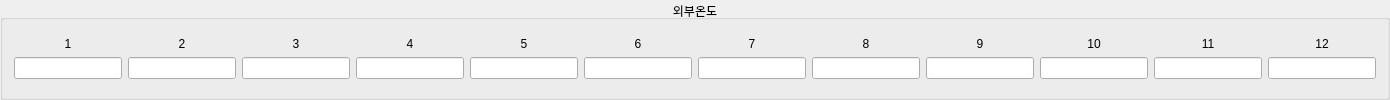
         <widget class="QGroupBox" name="groupBox_3">
          <property name="title">
           <string>외부온도</string>
          </property>
          <property name="alignment">
           <set>Qt::AlignCenter</set>
          </property>
          <property name="flat">
           <bool>true</bool>
          </property>
          <layout class="QGridLayout" name="gridLayout_17">
           <item row="0" column="0">
            <layout class="QGridLayout" name="gridLayout_16">
             <item row="0" column="4">
              <widget class="QLabel" name="La_Temp5">
               <property name="text">
                <string>5</string>
               </property>
               <property name="alignment">
                <set>Qt::AlignCenter</set>
               </property>
              </widget>
             </item>
             <item row="0" column="3">
              <widget class="QLabel" name="La_Temp4">
               <property name="text">
                <string>4</string>
               </property>
               <property name="alignment">
                <set>Qt::AlignCenter</set>
               </property>
              </widget>
             </item>
             <item row="0" column="2">
              <widget class="QLabel" name="La_Temp3">
               <property name="text">
                <string>3</string>
               </property>
               <property name="alignment">
                <set>Qt::AlignCenter</set>
               </property>
              </widget>
             </item>
             <item row="0" column="0">
              <widget class="QLabel" name="La_Temp1">
               <property name="sizePolicy">
                <sizepolicy hsizetype="Preferred" vsizetype="Maximum">
                 <horstretch>0</horstretch>
                 <verstretch>0</verstretch>
                </sizepolicy>
               </property>
               <property name="text">
                <string>1</string>
               </property>
               <property name="alignment">
                <set>Qt::AlignCenter</set>
               </property>
              </widget>
             </item>
             <item row="0" column="1">
              <widget class="QLabel" name="La_Temp2">
               <property name="text">
                <string>2</string>
               </property>
               <property name="alignment">
                <set>Qt::AlignCenter</set>
               </property>
              </widget>
             </item>
             <item row="0" column="9">
              <widget class="QLabel" name="La_Temp10">
               <property name="text">
                <string>10</string>
               </property>
               <property name="alignment">
                <set>Qt::AlignCenter</set>
               </property>
              </widget>
             </item>
             <item row="0" column="5">
              <widget class="QLabel" name="La_Temp6">
               <property name="text">
                <string>6</string>
               </property>
               <property name="alignment">
                <set>Qt::AlignCenter</set>
               </property>
              </widget>
             </item>
             <item row="0" column="8">
              <widget class="QLabel" name="La_Temp9">
               <property name="text">
                <string>9</string>
               </property>
               <property name="alignment">
                <set>Qt::AlignCenter</set>
               </property>
              </widget>
             </item>
             <item row="0" column="7">
              <widget class="QLabel" name="La_Temp8">
               <property name="text">
                <string>8</string>
               </property>
               <property name="alignment">
                <set>Qt::AlignCenter</set>
               </property>
              </widget>
             </item>
             <item row="0" column="6">
              <widget class="QLabel" name="La_Temp7">
               <property name="text">
                <string>7</string>
               </property>
               <property name="alignment">
                <set>Qt::AlignCenter</set>
               </property>
              </widget>
             </item>
             <item row="0" column="10">
              <widget class="QLabel" name="La_Temp11">
               <property name="text">
                <string>11</string>
               </property>
               <property name="alignment">
                <set>Qt::AlignCenter</set>
               </property>
              </widget>
             </item>
             <item row="1" column="1">
              <widget class="QLineEdit" name="Li_Temp2">
               <property name="alignment">
                <set>Qt::AlignCenter</set>
               </property>
               <property name="readOnly">
                <bool>true</bool>
               </property>
              </widget>
             </item>
             <item row="0" column="11">
              <widget class="QLabel" name="La_Temp12">
               <property name="text">
                <string>12</string>
               </property>
               <property name="alignment">
                <set>Qt::AlignCenter</set>
               </property>
              </widget>
             </item>
             <item row="1" column="0">
              <widget class="QLineEdit" name="Li_Temp1">
               <property name="alignment">
                <set>Qt::AlignCenter</set>
               </property>
               <property name="readOnly">
                <bool>true</bool>
               </property>
              </widget>
             </item>
             <item row="1" column="2">
              <widget class="QLineEdit" name="Li_Temp3">
               <property name="alignment">
                <set>Qt::AlignCenter</set>
               </property>
               <property name="readOnly">
                <bool>true</bool>
               </property>
              </widget>
             </item>
             <item row="1" column="3">
              <widget class="QLineEdit" name="Li_Temp4">
               <property name="alignment">
                <set>Qt::AlignCenter</set>
               </property>
               <property name="readOnly">
                <bool>true</bool>
               </property>
              </widget>
             </item>
             <item row="1" column="4">
              <widget class="QLineEdit" name="Li_Temp5">
               <property name="alignment">
                <set>Qt::AlignCenter</set>
               </property>
               <property name="readOnly">
                <bool>true</bool>
               </property>
              </widget>
             </item>
             <item row="1" column="5">
              <widget class="QLineEdit" name="Li_Temp6">
               <property name="alignment">
                <set>Qt::AlignCenter</set>
               </property>
               <property name="readOnly">
                <bool>true</bool>
               </property>
              </widget>
             </item>
             <item row="1" column="6">
              <widget class="QLineEdit" name="Li_Temp7">
               <property name="alignment">
                <set>Qt::AlignCenter</set>
               </property>
               <property name="readOnly">
                <bool>true</bool>
               </property>
              </widget>
             </item>
             <item row="1" column="7">
              <widget class="QLineEdit" name="Li_Temp8">
               <property name="alignment">
                <set>Qt::AlignCenter</set>
               </property>
               <property name="readOnly">
                <bool>true</bool>
               </property>
              </widget>
             </item>
             <item row="1" column="8">
              <widget class="QLineEdit" name="Li_Temp9">
               <property name="alignment">
                <set>Qt::AlignCenter</set>
               </property>
               <property name="readOnly">
                <bool>true</bool>
               </property>
              </widget>
             </item>
             <item row="1" column="9">
              <widget class="QLineEdit" name="Li_Temp10">
               <property name="alignment">
                <set>Qt::AlignCenter</set>
               </property>
               <property name="readOnly">
                <bool>true</bool>
               </property>
              </widget>
             </item>
             <item row="1" column="10">
              <widget class="QLineEdit" name="Li_Temp11">
               <property name="alignment">
                <set>Qt::AlignCenter</set>
               </property>
               <property name="readOnly">
                <bool>true</bool>
               </property>
              </widget>
             </item>
             <item row="1" column="11">
              <widget class="QLineEdit" name="Li_Temp12">
               <property name="alignment">
                <set>Qt::AlignCenter</set>
               </property>
               <property name="readOnly">
                <bool>true</bool>
               </property>
              </widget>
             </item>
            </layout>
           </item>
          </layout>
         </widget>
